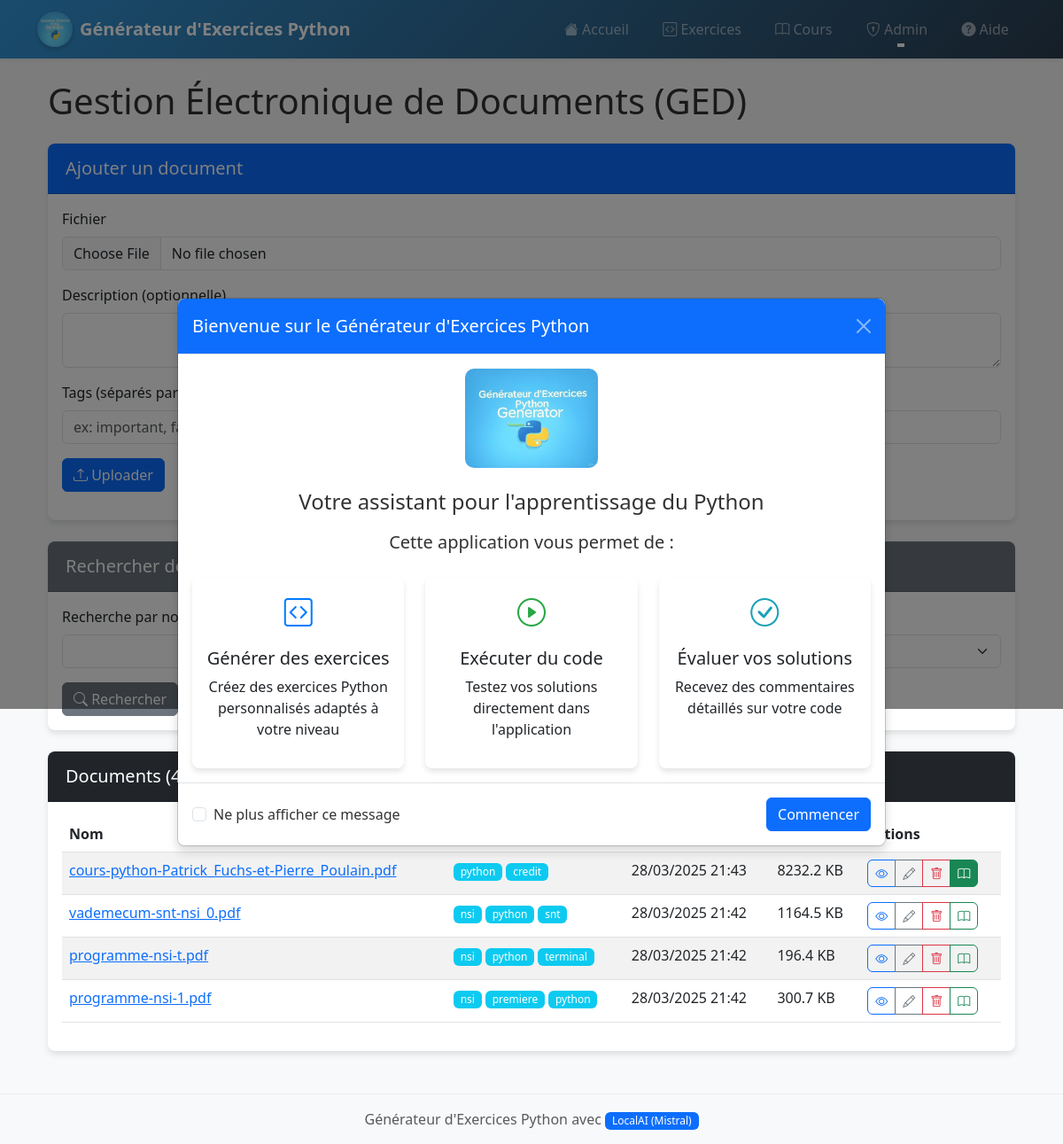
/ged, run on the app's committed database.
### app.py (models this page shows)
class Document(db.Model):
    id = db.Column(db.Integer, primary_key=True)
    nom_fichier = db.Column(db.String(255), nullable=False)
    nom_unique = db.Column(db.String(36), unique=True)  # UUID4
    date_upload = db.Column(db.DateTime, default=db.func.current_timestamp())
    taille_fichier = db.Column(db.Integer)  # Taille en octets
    type_mime = db.Column(db.String(100))  # Type MIME du fichier
    description = db.Column(db.Text)  # Description optionnelle
    user_id = db.Column(db.Integer)
    est_cours = db.Column(db.Boolean, default=False)  # Indique si le document est un cours
    tags = db.relationship('Tag', secondary='document_tags', backref='documents')

class Tag(db.Model):
    id = db.Column(db.Integer, primary_key=True)
    nom = db.Column(db.String(50), unique=True)

### app.py (the view)
@app.route('/ged')
def ged():
    documents = Document.query.order_by(Document.date_upload.desc()).all()
    tags = Tag.query.order_by(Tag.nom).all()
    return render_template('ged.html', documents=documents, tags=tags)

### templates/ged.html (shortened to what this page needs)
{% extends "layout.html" %}
{% block content %}
<div class="container">
    <h1 class="mb-4">Gestion Électronique de Documents (GED)</h1>
    <div class="card mb-4">
        <div class="card-header bg-primary text-white">
            <h5 class="mb-0">Ajouter un document</h5>
        </div>
        <div class="card-body">
            <form id="uploadForm" enctype="multipart/form-data">
                <div class="mb-3">
                    <label for="file" class="form-label">Fichier</label>
                    <input type="file" class="form-control" id="file" name="file" required>
                </div>
                <div class="mb-3">
                    <label for="description" class="form-label">Description (optionnelle)</label>
                </div>
                <div class="mb-3">
                    <label for="tags" class="form-label">Tags (séparés par des virgules)</label>
                </div>
                <button type="submit" class="btn btn-primary">
                    <i class="bi bi-upload"></i> Uploader
                </button>
            </form>
        </div>
    </div>
    <div class="card mb-4">
        <div class="card-header bg-secondary text-white">
            <h5 class="mb-0">Rechercher des documents</h5>
        </div>
        <div class="card-body">
            <form action="{{ url_for('search_documents') }}" method="get">
                <div class="row">
                    <div class="col-md-6 mb-3">
                        <label for="q" class="form-label">Recherche par nom</label>
                    </div>
                    <div class="col-md-6 mb-3">
                        <label for="tag" class="form-label">Filtrer par tag</label>
                    </div>
                </div>
                <button type="submit" class="btn btn-secondary">
                    <i class="bi bi-search"></i> Rechercher
                </button>
            </form>
        </div>
    </div>
    <div class="card">
        <div class="card-header bg-dark text-white">
            <h5 class="mb-0">Documents ({{ documents|length }})</h5>
        </div>
        <div class="card-body">
            {% if documents %}
            <div class="table-responsive">
                <table class="table table-striped table-hover">
                    <thead>
                        <tr>
                            <th>Nom</th>
                            <th>Tags</th>
                            <th>Date d'upload</th>
                            <th>Taille</th>
                            <th>Actions</th>
                        </tr>
                    </thead>
                    <tbody>
                        {% for document in documents %}
                        <tr>
                            <td>
                                <a href="{{ url_for('view_document', document_id=document.id) }}" target="_blank">
                                    {{ document.nom_fichier }}
                                </a>
                            </td>
                            <td>
                                {% for tag in document.tags %}
                                <a href="{{ url_for('search_documents', tag=tag.nom) }}" class="badge bg-info text-decoration-none">
                                    {{ tag.nom }}
                                </a>
                                {% endfor %}
                            </td>
                            <td>{{ document.date_upload.strftime('%d/%m/%Y %H:%M') }}</td>
                            <td>{{ (document.taille_fichier / 1024)|round(1) }} KB</td>
                            <td>
                                <div class="btn-group">
                                    <a href="{{ url_for('view_document', document_id=document.id) }}" class="btn btn-sm btn-outline-primary" target="_blank" title="Voir">
                                        <i class="bi bi-eye"></i>
                                    </a>
                                    <a href="{{ url_for('edit_document', document_id=document.id) }}" class="btn btn-sm btn-outline-secondary" title="Modifier">
                                        <i class="bi bi-pencil"></i>
                                    </a>
                                    <button type="button" class="btn btn-sm btn-outline-danger" data-bs-toggle="modal" data-bs-target="#deleteModal{{ document.id }}" title="Supprimer">
                                        <i class="bi bi-trash"></i>
                                    </button>
                                    <button type="button" class="btn btn-sm {% if document.est_cours %}btn-success{% else %}btn-outline-success{% endif %} toggle-cours-btn" data-document-id="{{ document.id }}" title="{% if document.est_cours %}Retirer des cours{% else %}Ajouter aux cours{% endif %}">
                                        <i class="bi bi-book"></i>
                                    </button>
                                </div>
                            </td>
                        </tr>
                        {% endfor %}
                    </tbody>
                </table>
            </div>
            {% else %}
            <div class="alert alert-info">
                <i class="bi bi-info-circle"></i> Aucun document trouvé.
            </div>
            {% endif %}
        </div>
    </div>
</div>
{% endblock %}

### templates/layout.html (shortened to what this page needs)
<!DOCTYPE html>
<html lang="fr">
<head>
    <link rel="stylesheet" href="https://cdn.jsdelivr.net/npm/bootstrap@5.3.0/dist/css/bootstrap.min.css">
    <link rel="stylesheet" href="https://cdn.jsdelivr.net/npm/bootstrap-icons@1.11.0/font/bootstrap-icons.css">
    <link rel="stylesheet" href="{{ url_for('static', filename='style.css') }}">
    <link rel="stylesheet" href="https://cdnjs.cloudflare.com/ajax/libs/codemirror/5.65.2/codemirror.min.css">
    <link rel="stylesheet" href="https://cdnjs.cloudflare.com/ajax/libs/codemirror/5.65.2/theme/monokai.min.css">
</head>
<body>
<nav class="navbar navbar-expand-lg navbar-dark bg-gradient shadow-sm">
    <div class="container">
        <a class="navbar-brand d-flex align-items-center" href="/">
            <img src="{{ url_for('static', filename='logo.jpg') }}" alt="Logo" width="40" height="40" class="d-inline-block align-text-top me-2 rounded-circle">
            <span class="fw-bold">Générateur d'Exercices Python</span>
        </a>
        <div class="collapse navbar-collapse" id="navbarNav">
            <ul class="navbar-nav ms-auto">
                <li class="nav-item">
                    <a class="nav-link" href="/" data-bs-toggle="tooltip" data-bs-placement="bottom" title="Page d'accueil">
                        <i class="bi bi-house-fill"></i> Accueil
                    </a>
                </li>
                <li class="nav-item">
                    <a class="nav-link" href="/exercices" data-bs-toggle="tooltip" data-bs-placement="bottom" title="Générateur d'exercices Python">
                        <i class="bi bi-code-square"></i> Exercices
                    </a>
                </li>
                <li class="nav-item">
                    <a class="nav-link" href="/cours" data-bs-toggle="tooltip" data-bs-placement="bottom" title="Bibliothèque de cours">
                        <i class="bi bi-book"></i> Cours
                    </a>
                </li>
                <li class="nav-item dropdown">
                    <a class="nav-link dropdown-toggle" href="#" id="adminDropdown" role="button" data-bs-toggle="dropdown" aria-expanded="false" title="Fonctions d'administration">
                        <i class="bi bi-shield-lock"></i> Admin
                    </a>
                </li>
                <li class="nav-item">
                    <a class="nav-link" href="#" data-bs-toggle="modal" data-bs-target="#helpModal">
                        <i class="bi bi-question-circle-fill"></i> Aide
                    </a>
                </li>
            </ul>
        </div>
    </div>
</nav>
    <div class="container mt-4">
        {% block content %}{% endblock %}
    </div>
    <footer class="footer mt-5 py-3 bg-light">
        <div class="container text-center">
            <span class="text-muted">
                Générateur d'Exercices Python avec
                {% if ai_provider == 'gemini' %}
                    <span class="badge bg-info">Google Gemini</span>
                {% elif ai_provider == 'mistral' %}
                    <span class="badge bg-warning">Mistral Codestral</span>
                {% else %}
                    <span class="badge bg-primary">LocalAI (Mistral)</span>
                {% endif %}
            </span>
        </div>
    </footer>
    <div class="modal fade" id="welcomeModal" tabindex="-1" aria-labelledby="welcomeModalLabel" aria-hidden="true">
        <div class="modal-dialog modal-lg modal-dialog-centered">
            <div class="modal-content">
                <div class="modal-header bg-primary text-white">
                    <h5 class="modal-title" id="welcomeModalLabel">Bienvenue sur le Générateur d'Exercices Python</h5>
                    <button type="button" class="btn-close btn-close-white" data-bs-dismiss="modal" aria-label="Close"></button>
                </div>
                <div class="modal-body text-center">
                    <img src="{{ url_for('static', filename='logo.jpg') }}" alt="Logo" class="img-fluid mb-4" style="max-width: 150px; border-radius: 10px;">
                    <h4 class="mb-3">Votre assistant pour l'apprentissage du Python</h4>
                    <p class="lead">Cette application vous permet de :</p>
                    <div class="row mt-4">
                        <div class="col-md-4">
                            <div class="card h-100 border-primary mb-3">
                                <div class="card-body text-center">
                                    <i class="bi bi-code-square text-primary" style="font-size: 2rem;"></i>
                                    <h5 class="card-title mt-3">Générer des exercices</h5>
                                    <p class="card-text">Créez des exercices Python personnalisés adaptés à votre niveau</p>
                                </div>
                            </div>
                        </div>
                        <div class="col-md-4">
                            <div class="card h-100 border-success mb-3">
                                <div class="card-body text-center">
                                    <i class="bi bi-play-circle text-success" style="font-size: 2rem;"></i>
                                    <h5 class="card-title mt-3">Exécuter du code</h5>
                                    <p class="card-text">Testez vos solutions directement dans l'application</p>
                                </div>
                            </div>
                        </div>
                        <div class="col-md-4">
                            <div class="card h-100 border-info mb-3">
                                <div class="card-body text-center">
                                    <i class="bi bi-check-circle text-info" style="font-size: 2rem;"></i>
                                    <h5 class="card-title mt-3">Évaluer vos solutions</h5>
                                    <p class="card-text">Recevez des commentaires détaillés sur votre code</p>
                                </div>
                            </div>
                        </div>
                    </div>
                </div>
                <div class="modal-footer">
                    <div class="form-check me-auto">
                        <input class="form-check-input" type="checkbox" value="" id="dontShowAgain">
                        <label class="form-check-label" for="dontShowAgain">
                            Ne plus afficher ce message
                        </label>
                    </div>
                    <button type="button" class="btn btn-primary" data-bs-dismiss="modal">Commencer</button>
                </div>
            </div>
        </div>
    </div>
</body>
</html>

### static/style.css (style rules this page uses)
:root { --primary-color: #3498db; --secondary-color: #2c3e50; --accent-color: #e74c3c; --success-color: #2ecc71; --warning-color: #f39c12; --info-color: #3498db; --light-color: #ecf0f1; --dark-color: #2c3e50; --transition-speed: 0.3s; --box-shadow: 0 4px 6px rgba(0, 0, 0, 0.1); --hover-shadow: 0 6px 12px rgba(0, 0, 0, 0.15); }
body { font-family: 'Segoe UI', Tahoma, Geneva, Verdana, sans-serif; background-color: #f8f9fa; color: #333; transition: background-color var(--transition-speed); }
.navbar { box-shadow: 0 2px 10px rgba(0, 0, 0, 0.1); transition: all var(--transition-speed); }
.navbar.bg-gradient { background: linear-gradient(135deg, var(--primary-color), var(--secondary-color)) !important; }
.navbar-brand { font-weight: 700; transition: transform var(--transition-speed); }
.navbar-brand img { transition: transform var(--transition-speed); box-shadow: 0 2px 5px rgba(0, 0, 0, 0.2); }
.nav-link { position: relative; transition: all var(--transition-speed); border-radius: 4px; padding: 0.5rem 1rem !important; margin: 0 0.2rem; }
.nav-link::after { content: ''; position: absolute; bottom: 0; left: 50%; width: 0; height: 2px; background-color: white; transition: all var(--transition-speed); transform: translateX(-50%); }
.footer { margin-top: 2rem; padding: 1rem 0; background-color: var(--light-color); border-top: 1px solid #e9ecef; transition: all var(--transition-speed); }
.footer .badge { transition: all var(--transition-speed); }
.card { box-shadow: var(--box-shadow); border: none; margin-bottom: 1.5rem; transition: all var(--transition-speed); border-radius: 0.5rem; overflow: hidden; }
.card-header { font-weight: 600; padding: 1rem 1.25rem; }
.card { animation: fadeIn 0.5s ease-out; }
.form-label { font-weight: 500; transition: all var(--transition-speed); }
.form-select, .form-control { transition: all var(--transition-speed); border-radius: 0.375rem; }
.btn { transition: all var(--transition-speed); border-radius: 0.375rem; position: relative; overflow: hidden; }
.btn::after { content: ''; position: absolute; top: 50%; left: 50%; width: 5px; height: 5px; background: rgba(255, 255, 255, 0.5); opacity: 0; border-radius: 100%; transform: scale(1, 1) translate(-50%, -50%); transform-origin: 50% 50%; }
.badge { transition: all var(--transition-speed); font-weight: 500; }
.modal-content { border-radius: 0.5rem; box-shadow: var(--hover-shadow); }
.modal-header { border-top-left-radius: 0.5rem; border-top-right-radius: 0.5rem; }
.modal-footer { border-bottom-left-radius: 0.5rem; border-bottom-right-radius: 0.5rem; }
.text-success { color: #28a745 !important; font-weight: 500; }
.text-info { color: #17a2b8 !important; font-weight: 500; }
.text-primary { color: #007bff !important; font-weight: 500; }

### data on the page
Document: nom_fichier "cours-python-Patrick_Fuchs-et-Pierre_Poulain.pdf", date_upload "28/03/2025 21:43", (document.taille_fichier/1024)|round(1) "8232.2"
Tag: nom "python"
Tag: nom "credit"
Document: nom_fichier "vademecum-snt-nsi_0.pdf", date_upload "28/03/2025 21:42", (document.taille_fichier/1024)|round(1) "1164.5"
Tag: nom "nsi"
Tag: nom "snt"
Document: nom_fichier "programme-nsi-t.pdf", date_upload "28/03/2025 21:42", (document.taille_fichier/1024)|round(1) "196.4"
Tag: nom "terminal"
Document: nom_fichier "programme-nsi-1.pdf", date_upload "28/03/2025 21:42", (document.taille_fichier/1024)|round(1) "300.7"
Tag: nom "premiere"

### other printed values
{{ documents|length }} "4"
